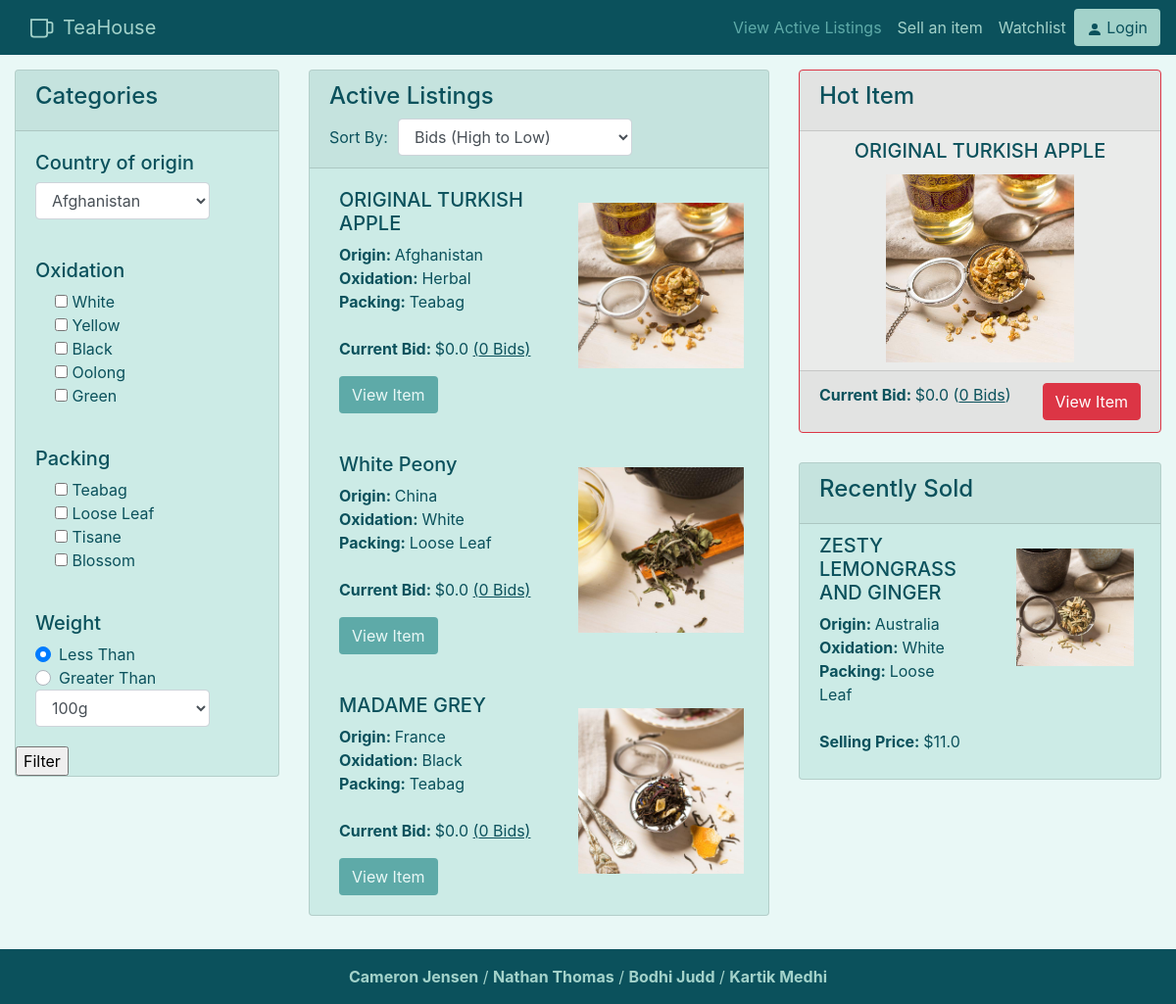
The page / on the database its author committed.
### auction/models.py (models this page shows)
class auctionListing(db.Model):
    __tablename__ = 'auctionListing'
    __table_args__ = {'extend_existing': True}
    id = db.Column(db.Integer, primary_key=True)
    user_id = db.Column(db.Integer, db.ForeignKey('users.id'), nullable=False)
    start_time = db.Column(db.DateTime, default=datetime.now(), nullable=False)
    end_time = db.Column(db.DateTime, nullable=False)
    starting_bid = db.Column(db.Float, nullable=False) #make 0 minimum
    current_bid = db.Column(db.Float, nullable=False) #same as above
    photos_url = db.Column(db.String())
    description = db.Column(db.String(255))
    weight = db.Column(db.Float, nullable=False)
    title = db.Column(db.String(100), nullable=False)
    tea_name = db.Column(db.String(60), nullable=False)
    origin_country = db.Column(db.String(60), nullable=False)
    oxidation = db.Column(db.String(60), nullable=False)
    packing = db.Column(db.String(60), nullable=False)
    bid_status = db.Column(db.Integer, nullable=False)
    total_bids = db.Column(db.Integer, nullable=False)

### auction/views.py (the view)
@bp.route('/')
def index():
    auctionItems = auctionListing.query.filter_by(bid_status = 1).order_by(desc(auctionListing.start_time))
    hotItem = auctionItems.filter_by(bid_status = 1).order_by(desc(auctionListing.total_bids)).first()
    recentlySold = auctionListing.query.filter(auctionListing.current_bid != 0).filter_by(bid_status = 0).order_by(desc(auctionListing.end_time)).first()
    return render_template('index.html', items = auctionItems, hotItem = hotItem, recentlySold = recentlySold)

### auction/templates/index.html (shortened to what this page needs)
{% extends 'base.html' %}
{% block content %}
    <div style="margin:auto;padding-top:15px" class="row">
        <div class="col-lg-3">
            <div class="card">
                <div class="card-header">
                    <h4>Categories</h4>
                </div>
                <form>
                    <div id="categories" class="row">
                        <div class="col-lg-10">
                            <article class="card-group-item">
                                <div class="card-body">
                                    <h5>Country of origin</h5>
                                    <select id="originInput" name="originInput" class="form-control">
                                        <option value="Afganistan">Afghanistan</option>
                                    </select>
                                </div>
                            </article>
                        </div>
                        <div class="col-lg-10">
                            <article class="card-group-item">
                                <div class="card-body">
                                    <h5>Oxidation</h5>
                                    <div class="formCheck">
                                        <input type="checkbox" id="WhiteFilter">
                                        <label class="form-check-label" for="WhiteFilter">White</label>
                                    </div>
                                    <div class="formCheck">
                                        <input type="checkbox" id="YellowFilter">
                                        <label class="form-check-label" for="YellowFilter">Yellow</label>
                                    </div>
                                    <div class="formCheck">
                                        <input type="checkbox" id="BlackFilter">
                                        <label class="form-check-label" for="BlackFilter">Black</label>
                                    </div>
                                    <div class="formCheck">
                                        <input type="checkbox" id="OolongFilter">
                                        <label class="form-check-label" for="OolongFilter">Oolong</label>
                                    </div>
                                    <div class="formCheck">
                                        <input type="checkbox" id="GreenFilter">
                                        <label class="form-check-label" for="GreenFilter">Green</label>
                                    </div>
                                </div>
                            </article>
                        </div>
                        <div class="col-lg-10">
                            <article class="card-group-item">
                                <div class="card-body">
                                    <h5>Packing</h5>
                                    <div class="formCheck">
                                        <input type="checkbox" name="teabagFilter" id="bagFilter">
                                        <label class="form-check-label" for="bagFilter">Teabag</label>
                                    </div>
                                    <div class="formCheck">
                                        <input type="checkbox" name="looseleafFilter" id="looseFilter">
                                        <label class="form-check-label" for="looseFilter">Loose Leaf</label>
                                    </div>
                                    <div class="formCheck">
                                        <input type="checkbox" name="tisaneFilter" id="TisaneFilter">
                                        <label class="form-check-label" for="TisaneFilter">Tisane</label>
                                    </div>
                                    <div class="formCheck">
                                        <input type="checkbox" name="teabagFilter" id="BlossomFilter">
                                        <label class="form-check-label" for="BlossomFilter">Blossom</label>
                                    </div>
                                </div>
                            </article>
                        </div>
                        <div class="col-lg-10">
                            <article class="card-group-item">
                                <div class="card-body">
                                    <h5>Weight</h5>
                                    <div class="custom-control custom-radio">
                                        <label class="custom-control-label" for="customRadio1">Less Than</label>
                                    </div>
                                    <div class="custom-control custom-radio">
                                        <label class="custom-control-label" for="customRadio2">Greater Than</label>
                                    </div>
                                    <select id="weightFilter" name="weightFilter" class="form-control">
                                        <option>100g</option>
                                    </select>
                                </div>
                            </article>
                        </div>
                    </div>
                    <input type="submit" value="Filter">
                </form>
            </div>
            <div style="height: 30px;"></div>
        </div>
        <div class="col-lg-5">
            <div class="listing card">
                <div class="card-header">
                    <h4>Active Listings </h4>
                    <form class="form-inline">
                        <label style="padding-right:10px;" for="sortBy">Sort By:</label>
                        <select style="width: auto" id="sortBy" name="sortBy" class="form-control">
                            <option value="1">Bids (High to Low)</option>
                        </select>
                    </form>
                </div>
                {% for item in items %}
                <div class="card-block listed-item">
                    <div class="row">
                        <div class="col">
                            <h5>{{item.title}}</h5>
                            <p><strong>Origin: </strong>{{item.origin_country}}<br>
                                <strong>Oxidation: </strong>{{item.oxidation}}<br>
                                <strong>Packing: </strong>{{item.packing}}<br><br>
                                <strong>Current Bid: </strong>${{item.current_bid}} <u>({{item.total_bids}} Bids)</u>
                            </p>
                            <a href="/tea/{{item.id}}" class="btn btn-default item-btn">View Item</a>
                        </div>
                        <div class="col">
                            <img class="product-img" src="{{item.photos_url}}">
                        </div>
                    </div>
                </div>
                {% endfor %}
            </div>
            <div style="height: 30px;"></div>
        </div>
        <div class="col-sm">
            <div class="hot card border-danger">
                <div class="card-header">
                    <h4>Hot Item</h4>
                </div>
                <h5 class="hot-title card-title">{{hotItem.title}}</h5>
                <img src="{{hotItem.photos_url}}" class="card-img-bottom" alt="{{hotItem.title}}">
                <div class="card-footer">
                    <span><b>Current Bid: </b>${{hotItem.current_bid}} (<u>{{hotItem.total_bids}} Bids</u>)</span><a href="/tea/{{hotItem.id}}" class="hotbtn btn btn-danger">View Item</a>
                </div>
            </div>
            <div style="height: 30px;"></div>
            <div class="recent card">
                <div class="card-header">
                    <h4>Recently Sold</h4>
                </div>
                <div class="card-block recent-item">
                    <div class="row">
                        <div class="col-6">
                            <h5>{{recentlySold.title}}</h5>
                            <p><strong>Origin: </strong>{{recentlySold.origin_country}}<br>
                                <strong>Oxidation: </strong>{{recentlySold.oxidation}}<br>
                                <strong>Packing: </strong>{{recentlySold.packing}}<br><br>
                                <strong>Selling Price: </strong>${{recentlySold.current_bid}}
                            </p>
                        </div>
                        <div class="col">
                            <img class="product-img recent-img" src="{{recentlySold.photos_url}}">
                        </div>
                    </div>
                </div>
            </div>
        </div>
    </div>
{% endblock %}

### auction/templates/base.html (shortened to what this page needs)
<!doctype html>
<html lang="en">
<head>
    <link rel="stylesheet" href="https://stackpath.bootstrapcdn.com/bootstrap/4.5.2/css/bootstrap.min.css"
>
    <link rel="stylesheet" href="{{ url_for('static', filename='css/style.css') }}">
</head>
<body>
    <nav class="navbar sticky-top navbar-expand-lg navbar-custom">
        <img src="/static/image/teacup.svg">
        <a class="navbar-brand" href="/">TeaHouse</a>
        <div class="collapse navbar-collapse" id="navbarSupportedContent">
            <ul class="navbar-nav ml-auto">
                <li class="nav-item active">
                    <a class="nav-link" href="/">View Active Listings<span class="sr-only">(current)</span></a>
                </li>
                <li class="nav-item">
                    <a class="nav-link" href="/tea/sell">Sell an item</a>
                </li>
                <li class="nav-item">
                    <a class="nav-link" href="/watchlist">Watchlist</a>
                </li>
            {% if current_user.is_authenticated %}
                <li class="nav-item">
                    <a class="nav-link" href="/profile">Profile</a>
                </li>
            </ul>
            <a href="/logout" class="btn btn-default"><span><svg width="1em" height="1em" viewBox="0 0 16 16"
                class="bi bi-person-fill" fill="var(--dark)" xmlns="http://www.w3.org/2000/svg">
                <path fill-rule="evenodd"
                    d="M3 14s-1 0-1-1 1-4 6-4 6 3 6 4-1 1-1 1H3zm5-6a3 3 0 1 0 0-6 3 3 0 0 0 0 6z" />
            </svg></span> Logout
            {% else %}
            </ul>
            <a href="/login" class="btn btn-default"><span><svg width="1em" height="1em" viewBox="0 0 16 16"
                class="bi bi-person-fill" fill="var(--dark)" xmlns="http://www.w3.org/2000/svg">
                <path fill-rule="evenodd"
                    d="M3 14s-1 0-1-1 1-4 6-4 6 3 6 4-1 1-1 1H3zm5-6a3 3 0 1 0 0-6 3 3 0 0 0 0 6z" />
            </svg></span> Login
            {% endif %}
            </a>
        </div>
    </nav>
    {% block content %}
    {% endblock %}
    <div style="height:60px;"></div>
    <footer class="footer" style="bottom: 0px; position:fixed;width: 100%;">
        <div class="footbar text-center py-3"><b>Cameron Jensen</b> / <b>Nathan Thomas</b> / <b>Bodhi Judd</b> / <b>Kartik Medhi</b>
        </div>
    </footer>
</body>
</html>

### auction/static/css/style.css (style rules this page uses)
:root { --main: #5eaaa8; --light: #a3d2ca; --cardcol: #ccebe6; --dark: #0b515c; --darker: #03323a; --beige: #e8ded2; --lighter: #e9f8f6; }
body { background-color: var(--lighter); }
.btn-default { background-color: var(--light); color: var(--dark); }
.item-btn { background-color: var(--main) !important; color: var(--lighter) !important; }
.navbar-custom { background-color: var(--dark); }
.navbar-custom .navbar-brand, .navbar-custom .navbar-text ,.nav-link { color: var(--light); }
.navbar-custom .nav-item.active .nav-link, .navbar-custom .nav-item:hover .nav-link { color: var(--main); }
.formCheck { padding-left: 20px; }
.card { background-color: var(--cardcol); color: var(--dark); }
.card-img-bottom { height: 200px; object-fit: contain; padding-bottom: 8px }
.product-img { max-height:200px; max-width:100%; min-height: 91px; height:auto; width:auto; display: block; margin: auto; object-fit: cover; padding: 15px;; }
.recent-img { max-height:150px; }
.listed-item { padding: 20px 10px 20px 30px; min-height: 240px; }
.recent-item { padding: 10px 10px 10px 20px; min-height: 170px; }
.hot { background-color: rgba(253, 0, 0, 0.05); }
.hot-title { text-align: center; padding-top: 8px }
.hotbtn { float: right; }
.footbar { background-color: var(--dark); color: var(--light); }
p,h3 { color: var(--dark) }

### rows shown on the page
auctionListing: title "ORIGINAL TURKISH APPLE", origin_country "Afghanistan", oxidation "Herbal", packing "Teabag", current_bid "0.0", total_bids "0", photos_url (picture)
auctionListing: title "White Peony", origin_country "China", oxidation "White", packing "Loose Leaf", current_bid "0.0", total_bids "0", photos_url (picture)
auctionListing: title "MADAME GREY", origin_country "France", oxidation "Black", packing "Teabag", current_bid "0.0", total_bids "0", photos_url (picture)
auctionListing: title "ZESTY LEMONGRASS AND GINGER", origin_country "Australia", oxidation "White", packing "Loose Leaf", current_bid "11.0", photos_url (picture)
